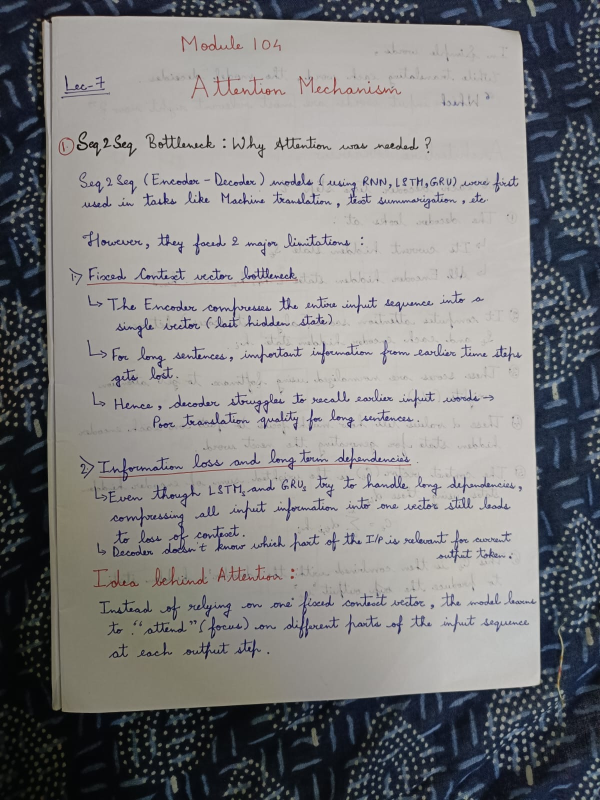
#> input picture 01_DocVision/data/input/page1.jpeg, 1200 x 1600 px (shown at 1/2 size)
$ python test_preprocess.py
#> lines starting #> are read from the running program, lines starting #| are printed output that depends on the picture; after the words box and inside, x2 and y2 are one past the last pixel; in counts of white or black regions, pixels touching at a corner belong together
### 01_DocVision/src/utils.py
import cv2 as cv
import numpy as np
from pathlib import Path


def load_image(image_path: str | Path) -> np.ndarray:

    image_path = Path(image_path)

    if not image_path.exists():
        raise FileNotFoundError(f"{image_path} does not exist.")

    image = cv.imread(image_path)
#> image is the input picture: shape (1600, 1200, 3); mean B, G, R 127.7, 127, 127.4

    if image is None:
        raise ValueError("Failed to decode image.")

    return image


def save_image(image: np.ndarray, save_path: str | Path) -> None:

    save_path = Path(save_path)

    save_path.parent.mkdir(parents= True, exist_ok= True)

    cv.imwrite(str(save_path), image)

    print(f"Image saved successfully in path: {save_path}")

    return

### 01_DocVision/src/preprocesser.py
# Aim: Preprocess the input image
'''
Responsibilities of this Preprocessor are :-
- 1. Resize large image
- 2. Convert to Grayscale
- 3. Reduce noise via suitable blurring technique
- 4. Extract edges
- 5. Close broken edges
- 6. Return intermediate outputs at every sub-process

'''
import cv2 as cv
import numpy as np
from dataclasses import dataclass

from common import grayscale, adaptive_threshold, blur

from config import (
    MAX_IMAGE_DIMENSION,
    CANNY_LOW_THRESHOLD,
    CANNY_HIGH_THRESHOLD,
    MORPH_KERNEL_SIZE,
    MORPH_ITERATIONS,
    ADAPTIVE_BLOCK_SIZE,
    ADAPTIVE_C
)


@dataclass
class PreprocessResult:
    resized: np.ndarray
    gray: np.ndarray
    blurred: np.ndarray
    binary: np.ndarray
    edges: np.ndarray
    closed: np.ndarray
    scale: float


class DocumentPreprocessor:
    """
    Preprocess image beofre document detection
    """
    def __init__(self):
        pass


    def _resize(self, image: np.ndarray) -> tuple[np.ndarray, float]:
        """
        Resize while maintaining aspect ratio
        """

        h, w, _ = image.shape
#> h = 1600; w = 1200

        longest_side = max(h, w)
#> longest_side = 1600

        # if input image is smaller/equal to maximum dimension, the return the original image
        if longest_side <= MAX_IMAGE_DIMENSION:
            return image.copy(), 1.0

        # else scale the image accordingly
        scale = MAX_IMAGE_DIMENSION / longest_side
#> scale = 0.75

        new_w = int(w * scale)
#> new_w = 900
        new_h = int(h * scale)
#> new_h = 1200

        resized_image = cv.resize(image, (new_w, new_h), interpolation= cv.INTER_AREA)

        return resized_image, scale


    def _detect_edges(self, image: np.ndarray) -> np.ndarray:
        """
        Detect edges using Canny
        """
        return cv.Canny(image, CANNY_LOW_THRESHOLD, CANNY_HIGH_THRESHOLD)


    def _close_edges(self, edges: np.ndarray) -> np.ndarray:
        """
        Close small gaps in edges
        """
        kernel = cv.getStructuringElement(cv.MORPH_RECT, MORPH_KERNEL_SIZE)

        closed = cv.morphologyEx(edges, cv.MORPH_CLOSE, kernel, iterations = MORPH_ITERATIONS)

        return closed


    # [12 lines left out: function _adaptive_threshold, not called in this run]


    def run(self, image: np.ndarray) -> PreprocessResult:
        """
        Complete preprocessing pipeline
        """
        resized, scale = self._resize(image)
#> scale = 0.75

        gray_image = grayscale(resized)

        smoothed_image = blur(gray_image)

        binary = adaptive_threshold(
            image= smoothed_image,
            adaptive_method= cv.ADAPTIVE_THRESH_GAUSSIAN_C,
            threshold_type= cv.THRESH_BINARY_INV,
            block_size= ADAPTIVE_BLOCK_SIZE,
            c= ADAPTIVE_C
        )

        close_morphed = self._close_edges(binary)

        edges = self._detect_edges(close_morphed)


        processed_image = PreprocessResult(
            resized= resized,
            gray= gray_image,
            blurred= smoothed_image,
            binary= binary,
            edges= edges,
            closed= close_morphed,
            scale= scale
        )

        return processed_image

### 01_DocVision/src/common.py
import cv2 as cv
import numpy as np

from config import GAUSSIAN_KERNEL_SIZE


def grayscale(image: np.ndarray) -> np.ndarray:
    """
    Converts BGR image to grascale
    """
    return cv.cvtColor(image, cv.COLOR_BGR2GRAY)
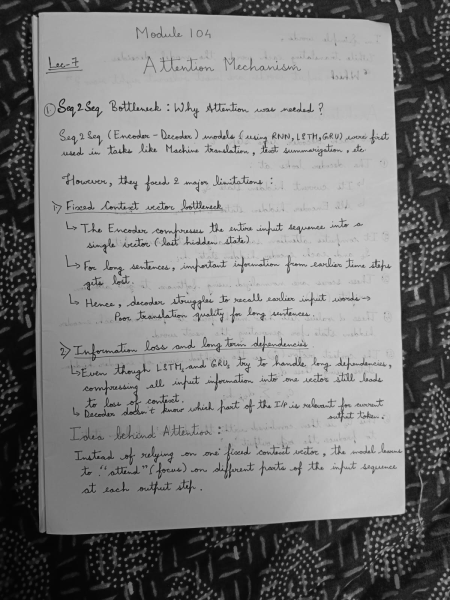
#> returned value: shape (1200, 900) (shown at 1/2 size); min 2, max 212, mean 127.2


def blur(image: np.ndarray) -> np.ndarray:
    """
    Remove high frequency noise
    """
    return cv.GaussianBlur(image, GAUSSIAN_KERNEL_SIZE, sigmaX = 0)


def adaptive_threshold(
        image: np.ndarray,
        adaptive_method: int,
        threshold_type: int,
        block_size: int,
        c: float
    ) -> np.ndarray:
    """
    Generate a binary image using adaptive thresholding
    """
#> called with adaptive_method = 1, threshold_type = 1, block_size = 21, c = 15

    return cv.adaptiveThreshold(
        image,
        255,
        adaptive_method,
        threshold_type,
        block_size,
        c
    )
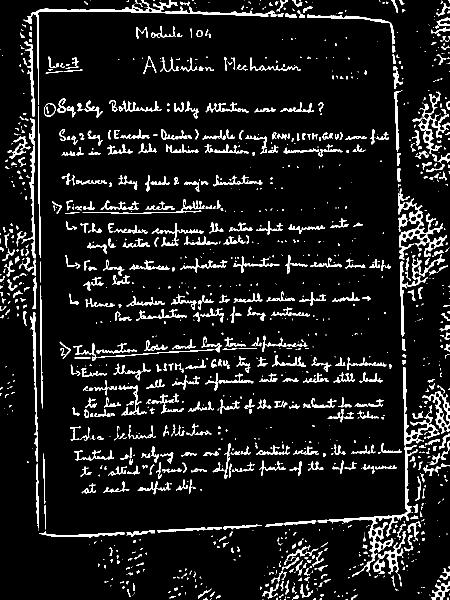
#> returned value: shape (1200, 900) (shown at 1/2 size); 8.6% white; 1308 white regions (710 under 20 px), largest, box (x1, y1, x2, y2) and area: (635, 734, 879, 1153) 4603, (796, 377, 894, 519) 2789, (47, 0, 377, 210) 2625

### 01_DocVision/src/test_preprocess.py
# Aim: To test Image preprocessor

import cv2 as cv

from config import INPUT_DIR, OUTPUT_DIR
from utils import load_image, save_image
from preprocesser import DocumentPreprocessor


test_image = load_image(INPUT_DIR / 'page1.jpeg')

preprocessor = DocumentPreprocessor()

result = preprocessor.run(test_image)
#> in _close_edges, `closed = cv.morphologyEx(edges, cv.MORPH_CLOSE, kernel, iterations = M..`:
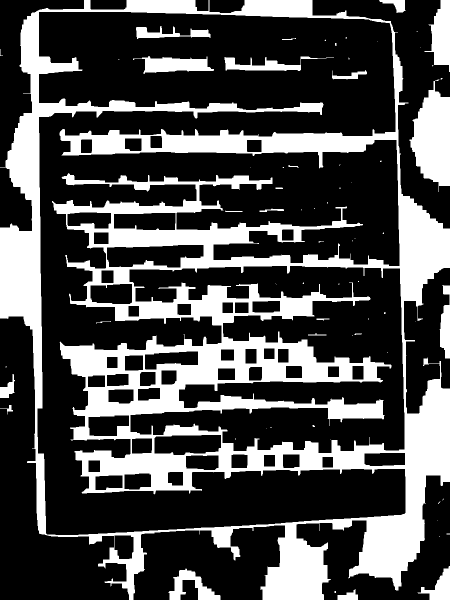
#> closed: shape (1200, 900) (shown at 1/2 size); 29.8% white; 68 white regions (45 under 20 px), largest, box (x1, y1, x2, y2) and area: (0, 0, 900, 1200) 288328, (819, 159, 900, 384) 11649, (849, 0, 900, 144) 4180
#> in _detect_edges, `return cv.Canny(image, CANNY_LOW_THRESHOLD, CANNY_HIGH_THRESHOLD)`:
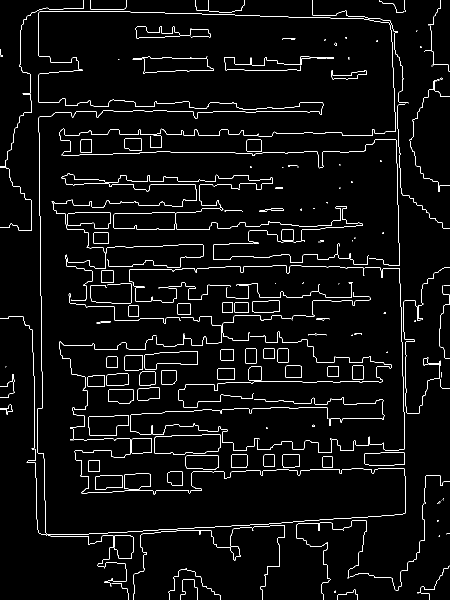
#> returned value: shape (1200, 900) (shown at 1/2 size); 3.1% white in thin lines or dots


cv.imshow("RESIZED IMAGE", result.resized)
cv.imshow("GRAY IMAGE", result.gray)
cv.imshow("BLURRED IMAGE", result.blurred)
cv.imshow("EDGES IMAGE", result.edges)
cv.imshow("CLOSE MORPHED IMAGE", result.closed)

# Saving intermediate images
save_image_path = OUTPUT_DIR

save_image(result.blurred, save_image_path / 'blur.png')
save_image(result.edges, save_image_path / 'edges.png')
save_image(result.closed, save_image_path / 'close_morphed.png')


cv.waitKey(0)
cv.destroyAllWindows()

$ run again, with 01_DocVision/data/input/page2.jpeg copied over 01_DocVision/data/input/page1.jpeg
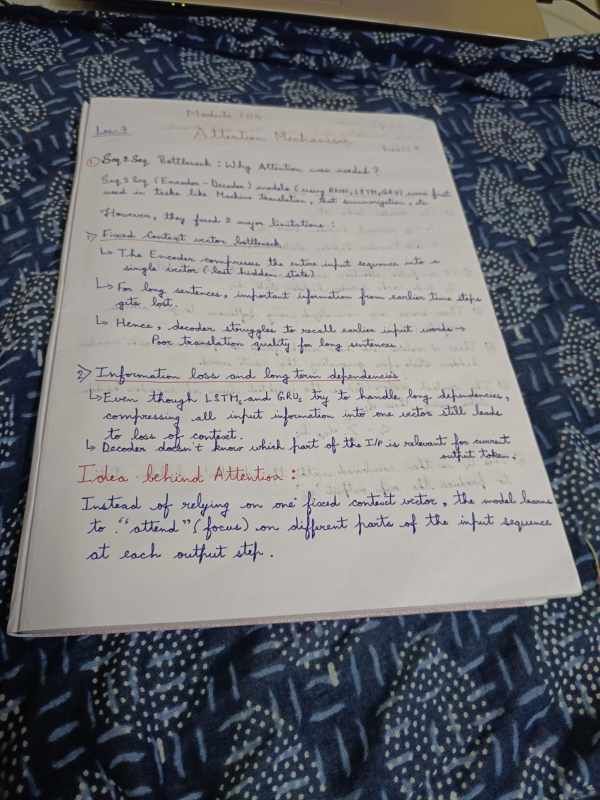
#> input picture 01_DocVision/data/input/page2.jpeg, 1200 x 1600 px (shown at 1/2 size)
#> in load_image, image is the input picture: shape (1600, 1200, 3); mean B, G, R 116, 112, 111
#> in run, `resized, scale = self._resize(image)`: scale = 0.75
#> in adaptive_threshold, `return cv.adaptiveThreshold( image, 255, adaptive_method, threshold_ty..`:
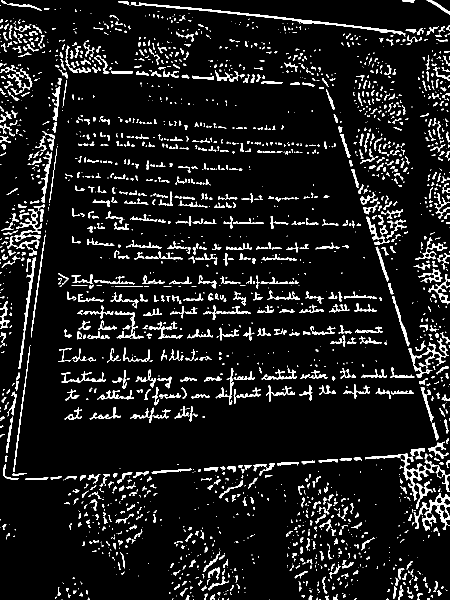
#> returned value: shape (1200, 900) (shown at 1/2 size); 8.4% white; 2238 white regions (1273 under 20 px), largest, box (x1, y1, x2, y2) and area: (262, 4, 811, 74) 2187, (730, 907, 900, 1002) 1864, (844, 986, 900, 1061) 1216
#> closed: shape (1200, 900); 36.5% white; 61 white regions (45 under 20 px), largest, box (x1, y1, x2, y2) and area: (0, 0, 900, 1200) 367427, (337, 1052, 491, 1200) 14053, (767, 1094, 900, 1200) 6463
#> in _detect_edges, `return cv.Canny(image, CANNY_LOW_THRESHOLD, CANNY_HIGH_THRESHOLD)`:
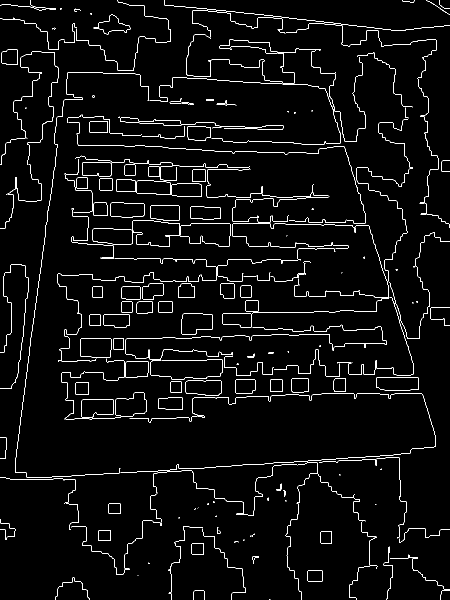
#> returned value: shape (1200, 900) (shown at 1/2 size); 3% white in thin lines or dots

$ run again, with 01_DocVision/data/input/page3.jpeg copied over 01_DocVision/data/input/page1.jpeg
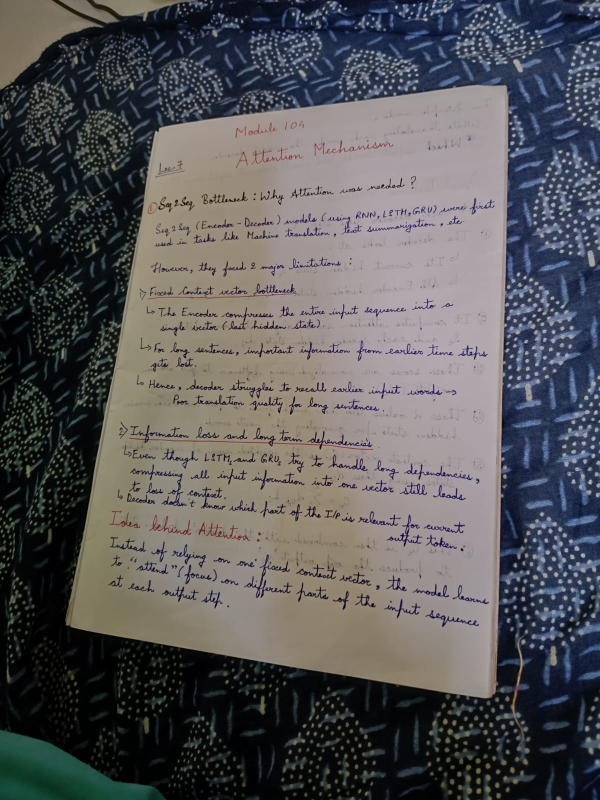
#> input picture 01_DocVision/data/input/page3.jpeg, 1200 x 1600 px (shown at 1/2 size)
#> in load_image, image is the input picture: shape (1600, 1200, 3); mean B, G, R 89.1, 87.2, 87.8
#> in run, `resized, scale = self._resize(image)`: scale = 0.75
#> in adaptive_threshold, `return cv.adaptiveThreshold( image, 255, adaptive_method, threshold_ty..`:
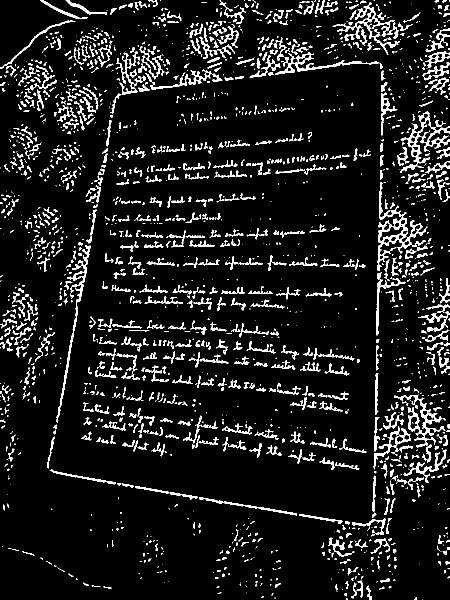
#> returned value: shape (1200, 900) (shown at 1/2 size); 9% white; 2065 white regions (1161 under 20 px), largest, box (x1, y1, x2, y2) and area: (800, 223, 900, 346) 2326, (755, 435, 855, 541) 2234, (665, 4, 800, 110) 1845
#> closed: shape (1200, 900); 34.9% white; 80 white regions (53 under 20 px), largest, box (x1, y1, x2, y2) and area: (0, 0, 900, 1200) 338464, (0, 567, 110, 857) 14083, (0, 383, 135, 544) 8660
#> in _detect_edges, `return cv.Canny(image, CANNY_LOW_THRESHOLD, CANNY_HIGH_THRESHOLD)`:
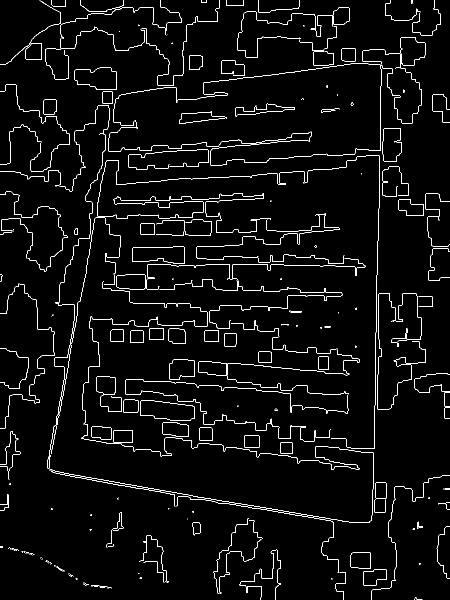
#> returned value: shape (1200, 900) (shown at 1/2 size); 3.1% white in thin lines or dots
